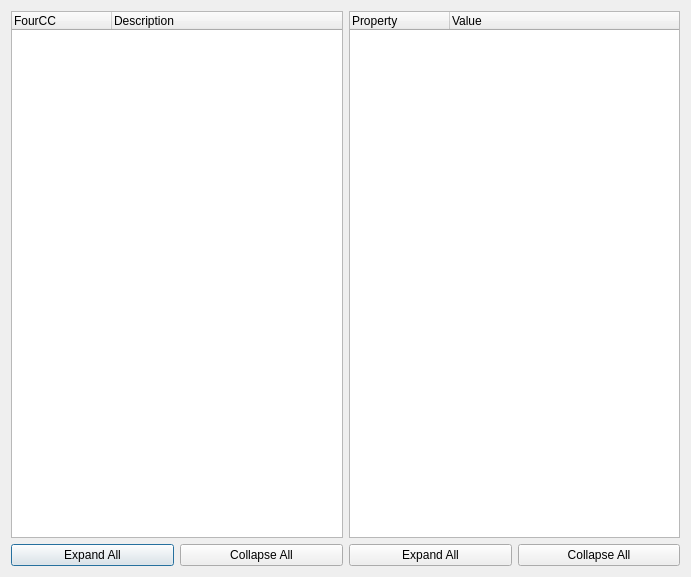
<?xml version="1.0" encoding="UTF-8"?>
<ui version="4.0">
 <class>parserWidget</class>
 <widget class="QDialog" name="parserWidget">
  <property name="geometry">
   <rect>
    <x>0</x>
    <y>0</y>
    <width>691</width>
    <height>577</height>
   </rect>
  </property>
  <property name="windowTitle">
   <string>File Structure</string>
  </property>
  <property name="locale">
   <locale language="English" country="UnitedStates"/>
  </property>
  <layout class="QGridLayout" name="gridLayout">
   <item row="1" column="0">
    <widget class="QTreeWidget" name="boxTree">
     <property name="locale">
      <locale language="English" country="UnitedStates"/>
     </property>
     <column>
      <property name="text">
       <string notr="true">FourCC</string>
      </property>
     </column>
     <column>
      <property name="text">
       <string>Description</string>
      </property>
     </column>
    </widget>
   </item>
   <item row="1" column="1">
    <widget class="QTreeWidget" name="propertyTree">
     <property name="locale">
      <locale language="English" country="UnitedStates"/>
     </property>
     <column>
      <property name="text">
       <string>Property</string>
      </property>
     </column>
     <column>
      <property name="text">
       <string>Value</string>
      </property>
     </column>
    </widget>
   </item>
   <item row="2" column="0">
    <layout class="QHBoxLayout" name="horizontalLayout">
     <item>
      <widget class="QPushButton" name="expandBoxes">
       <property name="locale">
        <locale language="English" country="UnitedStates"/>
       </property>
       <property name="text">
        <string>Expand All</string>
       </property>
      </widget>
     </item>
     <item>
      <widget class="QPushButton" name="collapseBoxes">
       <property name="locale">
        <locale language="English" country="UnitedStates"/>
       </property>
       <property name="text">
        <string>Collapse All</string>
       </property>
      </widget>
     </item>
    </layout>
   </item>
   <item row="2" column="1">
    <layout class="QHBoxLayout" name="horizontalLayout_3">
     <item>
      <widget class="QPushButton" name="expandProperties">
       <property name="locale">
        <locale language="English" country="UnitedStates"/>
       </property>
       <property name="text">
        <string>Expand All</string>
       </property>
      </widget>
     </item>
     <item>
      <widget class="QPushButton" name="collapseProperties">
       <property name="locale">
        <locale language="English" country="UnitedStates"/>
       </property>
       <property name="text">
        <string>Collapse All</string>
       </property>
      </widget>
     </item>
    </layout>
   </item>
  </layout>
  <action name="action_Open">
   <property name="text">
    <string>&amp;Open</string>
   </property>
  </action>
  <action name="actionE_xit">
   <property name="text">
    <string>E&amp;xit</string>
   </property>
  </action>
 </widget>
 <layoutdefault spacing="6" margin="11"/>
 <resources/>
 <connections>
  <connection>
   <sender>actionE_xit</sender>
   <signal>triggered()</signal>
   <receiver>parserWidget</receiver>
   <slot>close()</slot>
   <hints>
    <hint type="sourcelabel">
     <x>-1</x>
     <y>-1</y>
    </hint>
    <hint type="destinationlabel">
     <x>341</x>
     <y>259</y>
    </hint>
   </hints>
  </connection>
 </connections>
</ui>
